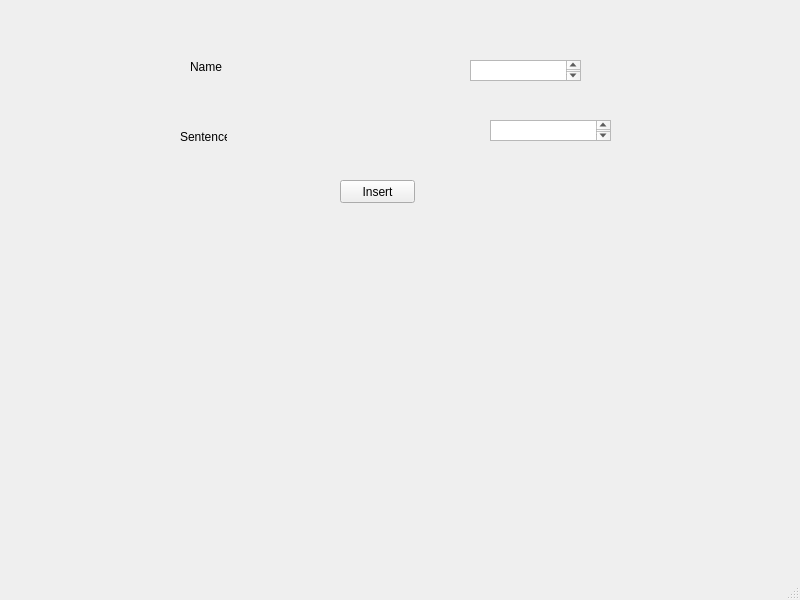
<?xml version="1.0" encoding="UTF-8"?>
<ui version="4.0">
 <class>MainWindow</class>
 <widget class="QMainWindow" name="MainWindow">
  <property name="geometry">
   <rect>
    <x>0</x>
    <y>0</y>
    <width>800</width>
    <height>600</height>
   </rect>
  </property>
  <property name="windowTitle">
   <string>MainWindow</string>
  </property>
  <widget class="QWidget" name="centralwidget">
   <widget class="QLabel" name="label_2">
    <property name="geometry">
     <rect>
      <x>190</x>
      <y>60</y>
      <width>47</width>
      <height>13</height>
     </rect>
    </property>
    <property name="text">
     <string>Name</string>
    </property>
   </widget>
   <widget class="QTextEdit" name="textEdit_2">
    <property name="geometry">
     <rect>
      <x>470</x>
      <y>60</y>
      <width>111</width>
      <height>21</height>
     </rect>
    </property>
   </widget>
   <widget class="QLabel" name="label_3">
    <property name="geometry">
     <rect>
      <x>180</x>
      <y>130</y>
      <width>47</width>
      <height>13</height>
     </rect>
    </property>
    <property name="text">
     <string>Sentence</string>
    </property>
   </widget>
   <widget class="QTextEdit" name="textEdit_3">
    <property name="geometry">
     <rect>
      <x>490</x>
      <y>120</y>
      <width>121</width>
      <height>21</height>
     </rect>
    </property>
   </widget>
   <widget class="QPushButton" name="pushButton">
    <property name="geometry">
     <rect>
      <x>340</x>
      <y>180</y>
      <width>75</width>
      <height>23</height>
     </rect>
    </property>
    <property name="text">
     <string>Insert</string>
    </property>
   </widget>
  </widget>
  <widget class="QMenuBar" name="menubar">
   <property name="geometry">
    <rect>
     <x>0</x>
     <y>0</y>
     <width>800</width>
     <height>21</height>
    </rect>
   </property>
  </widget>
  <widget class="QStatusBar" name="statusbar"/>
 </widget>
 <resources/>
 <connections/>
</ui>
